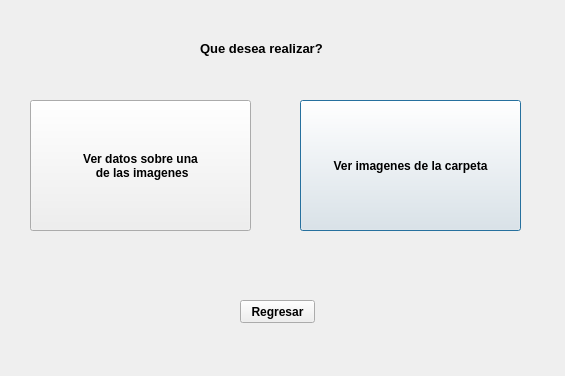
<?xml version="1.0" encoding="UTF-8"?>
<ui version="4.0">
 <class>Dialog</class>
 <widget class="QDialog" name="Dialog">
  <property name="geometry">
   <rect>
    <x>0</x>
    <y>0</y>
    <width>565</width>
    <height>376</height>
   </rect>
  </property>
  <property name="windowTitle">
   <string>Dialog</string>
  </property>
  <widget class="QLabel" name="label_2">
   <property name="geometry">
    <rect>
     <x>200</x>
     <y>40</y>
     <width>131</width>
     <height>16</height>
    </rect>
   </property>
   <property name="font">
    <font>
     <pointsize>10</pointsize>
     <weight>75</weight>
     <bold>true</bold>
    </font>
   </property>
   <property name="text">
    <string>Que desea realizar?</string>
   </property>
  </widget>
  <widget class="QPushButton" name="visualizar_imagenes">
   <property name="geometry">
    <rect>
     <x>300</x>
     <y>100</y>
     <width>221</width>
     <height>131</height>
    </rect>
   </property>
   <property name="font">
    <font>
     <weight>75</weight>
     <bold>true</bold>
    </font>
   </property>
   <property name="text">
    <string>Ver imagenes de la carpeta</string>
   </property>
  </widget>
  <widget class="QPushButton" name="datos_imagenes">
   <property name="geometry">
    <rect>
     <x>30</x>
     <y>100</y>
     <width>221</width>
     <height>131</height>
    </rect>
   </property>
   <property name="font">
    <font>
     <weight>75</weight>
     <bold>true</bold>
    </font>
   </property>
   <property name="text">
    <string>Ver datos sobre una 
 de las imagenes</string>
   </property>
  </widget>
  <widget class="QPushButton" name="regresar">
   <property name="geometry">
    <rect>
     <x>240</x>
     <y>300</y>
     <width>75</width>
     <height>23</height>
    </rect>
   </property>
   <property name="font">
    <font>
     <weight>75</weight>
     <bold>true</bold>
    </font>
   </property>
   <property name="text">
    <string>Regresar</string>
   </property>
  </widget>
 </widget>
 <resources/>
 <connections/>
</ui>
